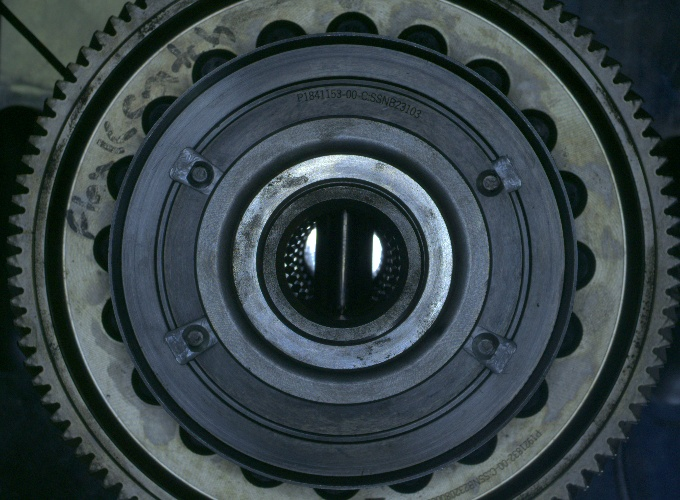
#> input picture muvro/images/bolts.jpeg, 680 x 500 px
$ python -i predbolts.py   (imports and definitions only)
#> lines starting #> are read from the running program, lines starting #| are printed output that depends on the picture; after the words box and inside, x2 and y2 are one past the last pixel; in counts of white or black regions, pixels touching at a corner belong together
import cv2
import os
import numpy as np
import json
#from cam import camera_streams


# [10 lines not run here, left out]

# a=[[322   ,8  ,62,  25], [393 , 13,  58  ,42], [469  ,42  ,45  ,52], [524  ,96  ,38  ,57],[560 ,160  ,33  ,60], [577 ,237  ,28  ,55],[552 ,309  ,36  ,54], [512 ,375  ,40  ,50], [459 ,432  ,40  ,37], [389 ,471  ,44 , 27], [305 ,486  ,65  ,14], [238 ,468  ,46  ,24], [173 ,424  ,42  ,34], [124 ,363  ,38  ,47], [ 94 ,296  ,30  ,47], [ 86 ,221  ,22 , 55], [101 ,155  ,35  ,45], [136 , 98  ,48  ,39], [190  ,39  ,47  ,49], [256  ,12 , 51  ,34]]

# param={'min1': 810, 'max1': 1550, 'min2': 1172, 'max2': 2436, 'min3': 1077, 'max3': 2340, 'min4': 1049, 'max4': 2166, 'min5': 976, 'max5': 1980, 'min6': 671, 'max6': 1540, 'min7': 1166, 'max7': 1944, 'min8': 1145, 'max8': 2000, 'min9': 952, 'max9': 1471, 'min10': 757, 'max10': 1188, 'min11': 486, 'max11': 910, 'min12': 705, 'max12': 1104, 'min13': 854, 'max13': 1428, 'min14': 967, 'max14': 1786, 'min15': 731, 'max15': 1410, 'min16': 554, 'max16': 1210, 'min17': 1082, 'max17': 1575, 'min18': 1075, 'max18': 1872, 'min19': 1206, 'max19': 2300, 'min20': 1040, 'max20': 1734}

def hconcat_resize(img_list,
                   interpolation
                   = cv2.INTER_CUBIC):
      # take minimum hights
    h_min = min(img.shape[0]
                for img in img_list)

    # image resizing
    im_list_resize = [cv2.resize(img,
                       (int(img.shape[1] * h_min / img.shape[0]),
                        h_min), interpolation
                                 = interpolation)
                      for img in img_list]

    # return final image
    return cv2.hconcat(im_list_resize)

#function is for concatinate the image vertically

def vconcat_resize(img_list, interpolation
                   = cv2.INTER_CUBIC):
      # take minimum width
    w_min = min(img.shape[1]
                for img in img_list)

    # resizing images
    im_list_resize = [cv2.resize(img,
                      (w_min, int(img.shape[0] * w_min / img.shape[1])),
                                 interpolation = interpolation)
                      for img in img_list]
    # return final image
    return cv2.vconcat(im_list_resize)


def image_loc(foldername):
    # extractte file
    fileName = []
    for root, dirs, files in os.walk(os.path.abspath(foldername)):
        for namef in files:
            #                 print(os.path.abspath(os.path.join(root, namef)))
            file_name = os.path.abspath(os.path.join(root, namef))
            fileName.append(file_name)
    return fileName


def pred_bolts(image):
#> called with image = 'images/bolts.jpeg'
    out=0
    global bolt,param
    try:    img=cv2.imread(image)
#> img is the input picture: shape (500, 680, 3); mean B, G, R 70.4, 66.5, 54.4
    except:img=image
    img=cv2.resize(img,(680,500))
    grey=cv2.cvtColor(img,cv2.COLOR_BGR2GRAY)
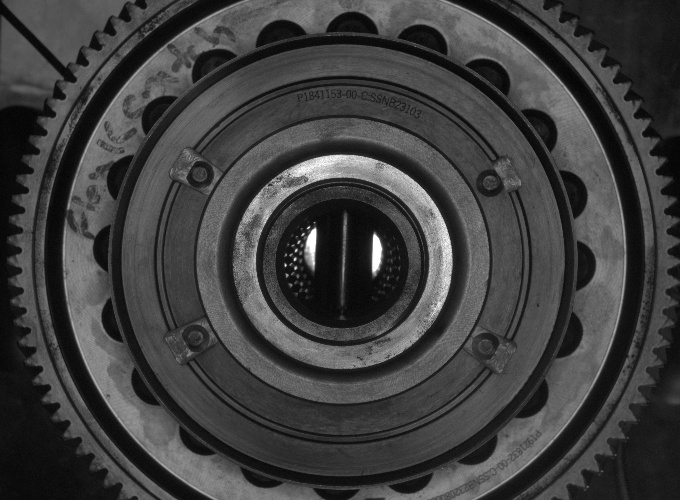
#> grey: shape (500, 680); min 2, max 255, mean 63.3
    grey1=grey.copy()
    # cv2.circle(grey,(333,221),98,(255,255,255),-1)
    # img =imutils.rotate(img,270)
    thresh=cv2.threshold(grey1,80,255,cv2.THRESH_BINARY)[1]
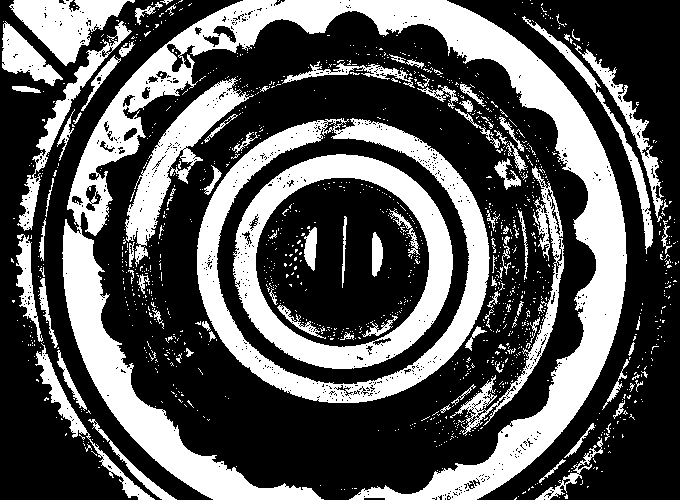
#> thresh: shape (500, 680); 34.1% white; 1301 white regions (1204 under 20 px), largest, box (x1, y1, x2, y2) and area: (62, 0, 627, 500) 49137, (197, 118, 490, 403) 16407, (233, 154, 453, 369) 13710
    rois=[]
    count=0
    for r,j in zip(bolt,range(1,21)):
        img=cv2.rectangle(img,(r[0],r[1]),(r[0]+r[2],r[1]+r[3]),255,1)
        roi = thresh[int(r[1]):int(r[1]+r[3]),
                      int(r[0]):int(r[0]+r[2])]
        bl=cv2.medianBlur(roi, 9)


        roi=cv2.Canny(bl,100,180)
        rh,rw=roi.shape
        n_black=np.count_nonzero(roi == 255)


        if  abs(param[f"max{j}"]-n_black)<25:
            count+=1
            img=cv2.rectangle(img,(r[0],r[1]),(r[0]+r[2],r[1]+r[3]),(0,0,255),3)
            overlay = np.zeros_like(img)
            overlay[:] = (0, 0,255)
            print("max ",param[f"max{j}"],f"no {j} bolt ",n_black," diff =",abs(param[f"max{j}"]-n_black))
        # [6 lines of commented-out code are left out]

        else:
            img=cv2.rectangle(img,(r[0],r[1]),(r[0]+r[2],r[1]+r[3]),255,2)


        # if j==20:
        #     img=cv2.rectangle(img,(r[0],r[1]),(r[0]+r[2],r[1]+r[3]),(255,0,255),1)
        #     print(n_white,n_black)
        rois.append(roi)
#> after the loop, count = 0; rois = []
    img=cv2.putText(img,str(count),(img.shape[0]-1,50),cv2.FONT_HERSHEY_COMPLEX,2,(255,0,255),2)
    if count>0:
            img=cv2.putText(img,"NG",(20,50),cv2.FONT_HERSHEY_COMPLEX,2,(0,0,255),2)
            # img=cv2.rectangle(img,(r[0],r[1]),(r[0]+r[2],r[1]+r[3]),(0,0,255),3)
            overlay = np.zeros_like(img)
            overlay[:] = (0, 0,255)
    else:
        img=cv2.putText(img,"OK",(20,50),cv2.FONT_HERSHEY_COMPLEX,2,(0,0,255),2)
        img=cv2.rectangle(img,(r[0],r[1]),(r[0]+r[2],r[1]+r[3]),255,2)
        out=1
        overlay = np.zeros_like(img)
        overlay[:] = (0, 255,0)
    roiss=vconcat_resize([hconcat_resize(rois[:5]),hconcat_resize(rois[5:10]),hconcat_resize(rois[10:15]),hconcat_resize(rois[15:20])])
    roiss=cv2.resize(roiss,(400,400))
    img = cv2.addWeighted(img, 1, overlay, 0.5, 0)
    # cv2.imshow("thresh",roiss)

    return img,out


# [24 lines not run here, left out]

# [19 lines of commented-out code are left out]

#> (the run stopped early here; a loop or call above may not have finished)

$ run again, on muvro/images/cam_plate.jpg
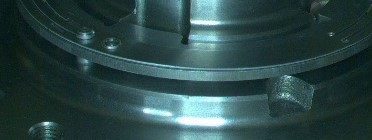
#> input picture muvro/images/cam_plate.jpg, 372 x 140 px
#> in pred_bolts, img is the input picture: shape (140, 372, 3); mean B, G, R 72, 72.1, 44.9
#> img: shape (500, 680, 3)
#> in pred_bolts, `grey=cv2.cvtColor(img,cv2.COLOR_BGR2GRAY)`:
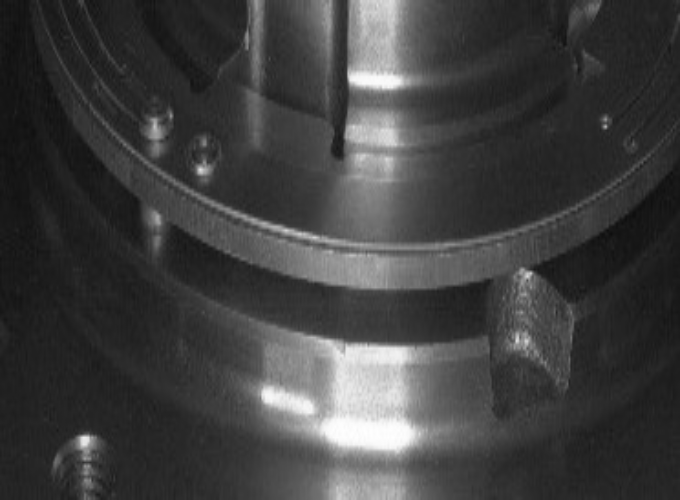
#> grey: shape (500, 680); min 14, max 255, mean 63.8
#> in pred_bolts, `thresh=cv2.threshold(grey1,80,255,cv2.THRESH_BINARY)[1]`:
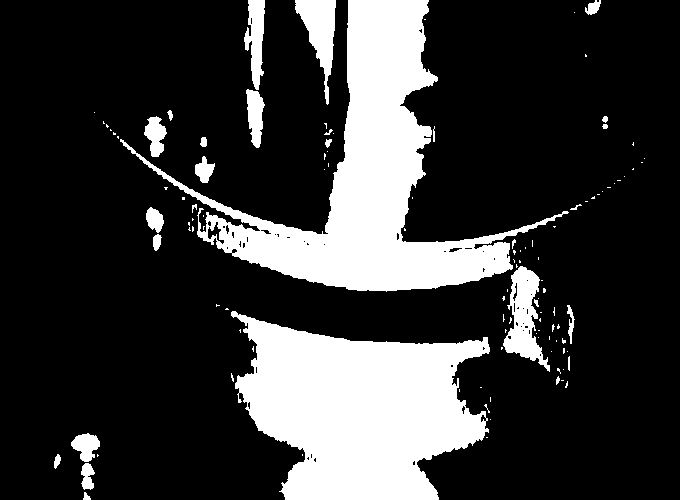
#> thresh: shape (500, 680); 21.7% white; 115 white regions (86 under 20 px), largest, box (x1, y1, x2, y2) and area: (120, 0, 569, 292) 32841, (231, 311, 490, 500) 31682, (503, 266, 550, 372) 2279
#> after the loop in pred_bolts, `for r,j in zip(bolt,range(1,21)):`: count = 0; rois = []

$ run again, on muvro/images/cam_ring.jpg
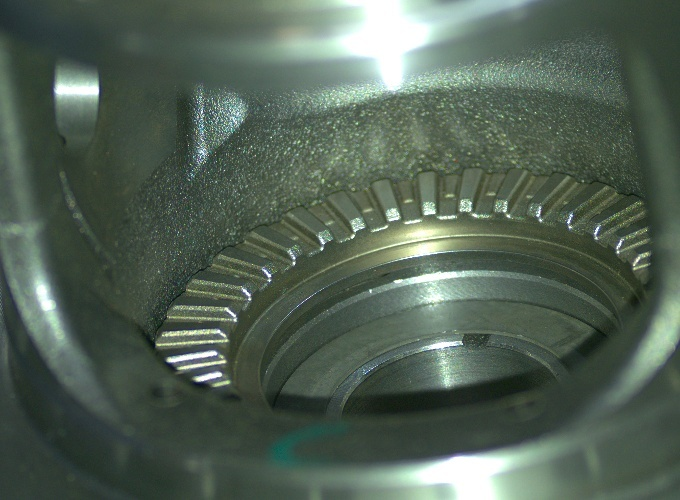
#> input picture muvro/images/cam_ring.jpg, 680 x 500 px
#> in pred_bolts, img is the input picture: shape (500, 680, 3); mean B, G, R 85, 97.9, 82.8
#> in pred_bolts, `grey=cv2.cvtColor(img,cv2.COLOR_BGR2GRAY)`:
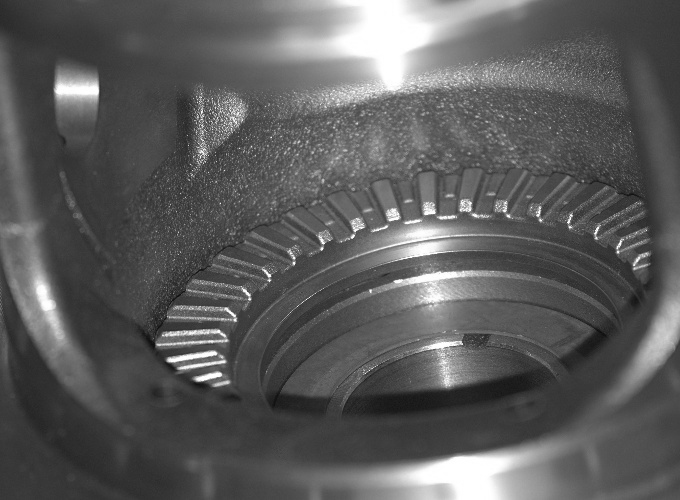
#> grey: shape (500, 680); min 12, max 255, mean 91.9
#> in pred_bolts, `thresh=cv2.threshold(grey1,80,255,cv2.THRESH_BINARY)[1]`:
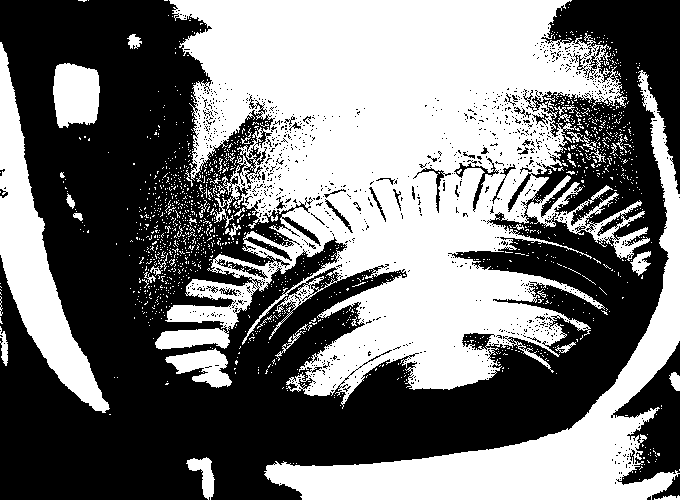
#> thresh: shape (500, 680); 47% white; 1481 white regions (1440 under 20 px), largest, box (x1, y1, x2, y2) and area: (155, 0, 650, 409) 111673, (264, 70, 680, 500) 26330, (0, 42, 110, 413) 11447
#> after the loop in pred_bolts, `for r,j in zip(bolt,range(1,21)):`: count = 0; rois = []

$ run again, on muvro/images/emp_washer.jpg
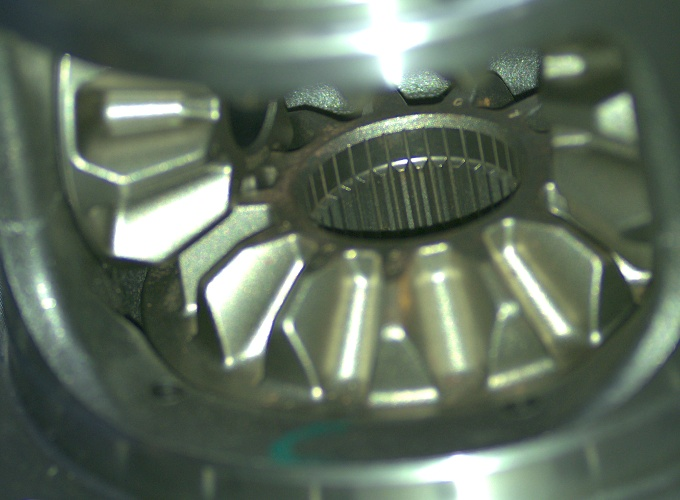
#> input picture muvro/images/emp_washer.jpg, 680 x 500 px
#> in pred_bolts, img is the input picture: shape (500, 680, 3); mean B, G, R 93.7, 108.8, 95.1
#> in pred_bolts, `grey=cv2.cvtColor(img,cv2.COLOR_BGR2GRAY)`:
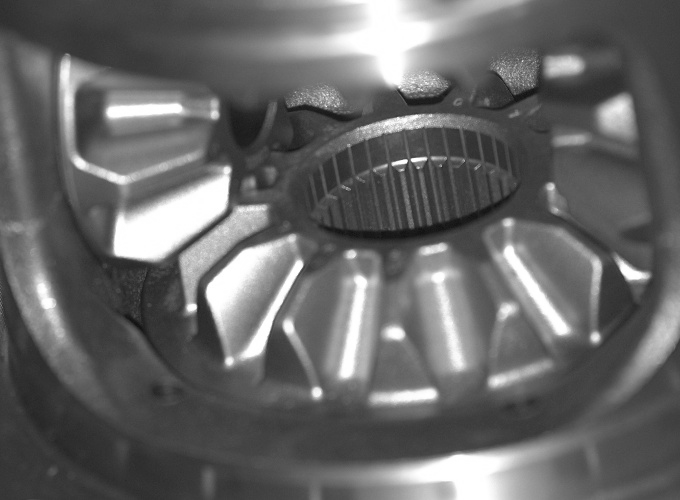
#> grey: shape (500, 680); min 16, max 255, mean 102.9
#> in pred_bolts, `thresh=cv2.threshold(grey1,80,255,cv2.THRESH_BINARY)[1]`:
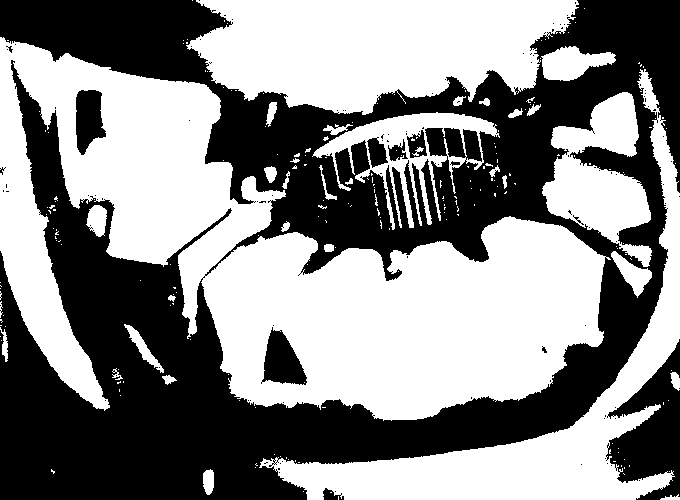
#> thresh: shape (500, 680); 53.1% white; 114 black regions (103 under 20 px), largest, box (x1, y1, x2, y2) and area: (0, 0, 680, 500) 148797, (606, 339, 680, 500) 6151, (261, 327, 307, 385) 1585
#> after the loop in pred_bolts, `for r,j in zip(bolt,range(1,21)):`: count = 0; rois = []
